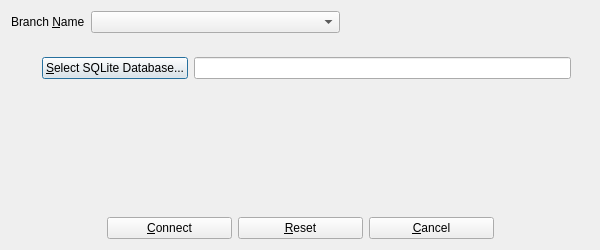
<?xml version="1.0" encoding="UTF-8"?>
<ui version="4.0">
 <class>branchSelect</class>
 <widget class="QDialog" name="branchSelect">
  <property name="geometry">
   <rect>
    <x>0</x>
    <y>0</y>
    <width>600</width>
    <height>250</height>
   </rect>
  </property>
  <property name="windowTitle">
   <string>BiblioteQ: Branch Selection</string>
  </property>
  <property name="windowIcon">
   <iconset resource="../Icons/icons.qrc">
    <normaloff>:/book.png</normaloff>:/book.png</iconset>
  </property>
  <layout class="QVBoxLayout" name="verticalLayout_3">
   <item>
    <layout class="QHBoxLayout">
     <item>
      <widget class="QLabel" name="label_4">
       <property name="text">
        <string>Branch &amp;Name</string>
       </property>
       <property name="buddy">
        <cstring>branch_name</cstring>
       </property>
      </widget>
     </item>
     <item>
      <widget class="QComboBox" name="branch_name">
       <property name="sizePolicy">
        <sizepolicy hsizetype="Expanding" vsizetype="Fixed">
         <horstretch>0</horstretch>
         <verstretch>0</verstretch>
        </sizepolicy>
       </property>
       <property name="editable">
        <bool>false</bool>
       </property>
       <property name="sizeAdjustPolicy">
        <enum>QComboBox::AdjustToContents</enum>
       </property>
      </widget>
     </item>
     <item>
      <spacer>
       <property name="orientation">
        <enum>Qt::Horizontal</enum>
       </property>
       <property name="sizeHint" stdset="0">
        <size>
         <width>40</width>
         <height>20</height>
        </size>
       </property>
      </spacer>
     </item>
    </layout>
   </item>
   <item>
    <widget class="QStackedWidget" name="stackedWidget">
     <property name="sizePolicy">
      <sizepolicy hsizetype="Preferred" vsizetype="Fixed">
       <horstretch>0</horstretch>
       <verstretch>0</verstretch>
      </sizepolicy>
     </property>
     <property name="currentIndex">
      <number>0</number>
     </property>
     <widget class="QWidget" name="page_5">
      <layout class="QVBoxLayout" name="verticalLayout">
       <item>
        <widget class="QFrame" name="file_frame">
         <layout class="QHBoxLayout">
          <item>
           <widget class="QLabel" name="label_2">
            <property name="text">
             <string/>
            </property>
            <property name="pixmap">
             <pixmap resource="../Icons/icons.qrc">:/32x32/fileopen.png</pixmap>
            </property>
           </widget>
          </item>
          <item>
           <widget class="QPushButton" name="fileButton">
            <property name="text">
             <string>&amp;Select SQLite Database...</string>
            </property>
           </widget>
          </item>
          <item>
           <widget class="QLineEdit" name="filename">
            <property name="readOnly">
             <bool>true</bool>
            </property>
           </widget>
          </item>
         </layout>
        </widget>
       </item>
      </layout>
     </widget>
     <widget class="QWidget" name="page_6">
      <property name="enabled">
       <bool>false</bool>
      </property>
      <layout class="QVBoxLayout" name="verticalLayout_2"/>
     </widget>
    </widget>
   </item>
   <item>
    <spacer name="verticalSpacer">
     <property name="orientation">
      <enum>Qt::Vertical</enum>
     </property>
     <property name="sizeHint" stdset="0">
      <size>
       <width>20</width>
       <height>40</height>
      </size>
     </property>
    </spacer>
   </item>
   <item>
    <layout class="QHBoxLayout">
     <item>
      <spacer>
       <property name="orientation">
        <enum>Qt::Horizontal</enum>
       </property>
       <property name="sizeHint" stdset="0">
        <size>
         <width>40</width>
         <height>20</height>
        </size>
       </property>
      </spacer>
     </item>
     <item>
      <widget class="QPushButton" name="okButton">
       <property name="minimumSize">
        <size>
         <width>125</width>
         <height>0</height>
        </size>
       </property>
       <property name="text">
        <string>&amp;Connect</string>
       </property>
       <property name="icon">
        <iconset resource="../Icons/icons.qrc">
         <normaloff>:/16x16/ok.png</normaloff>:/16x16/ok.png</iconset>
       </property>
      </widget>
     </item>
     <item>
      <widget class="QPushButton" name="resetButton">
       <property name="minimumSize">
        <size>
         <width>125</width>
         <height>0</height>
        </size>
       </property>
       <property name="text">
        <string>&amp;Reset</string>
       </property>
       <property name="icon">
        <iconset resource="../Icons/icons.qrc">
         <normaloff>:/16x16/reset.png</normaloff>:/16x16/reset.png</iconset>
       </property>
      </widget>
     </item>
     <item>
      <widget class="QPushButton" name="cancelButton">
       <property name="minimumSize">
        <size>
         <width>125</width>
         <height>0</height>
        </size>
       </property>
       <property name="layoutDirection">
        <enum>Qt::LeftToRight</enum>
       </property>
       <property name="text">
        <string>&amp;Cancel</string>
       </property>
       <property name="icon">
        <iconset resource="../Icons/icons.qrc">
         <normaloff>:/16x16/cancel.png</normaloff>:/16x16/cancel.png</iconset>
       </property>
      </widget>
     </item>
     <item>
      <spacer>
       <property name="orientation">
        <enum>Qt::Horizontal</enum>
       </property>
       <property name="sizeHint" stdset="0">
        <size>
         <width>40</width>
         <height>20</height>
        </size>
       </property>
      </spacer>
     </item>
    </layout>
   </item>
  </layout>
 </widget>
 <tabstops>
  <tabstop>branch_name</tabstop>
  <tabstop>fileButton</tabstop>
  <tabstop>filename</tabstop>
  <tabstop>okButton</tabstop>
  <tabstop>resetButton</tabstop>
  <tabstop>cancelButton</tabstop>
 </tabstops>
 <resources>
  <include location="../Icons/icons.qrc"/>
 </resources>
 <connections/>
</ui>
